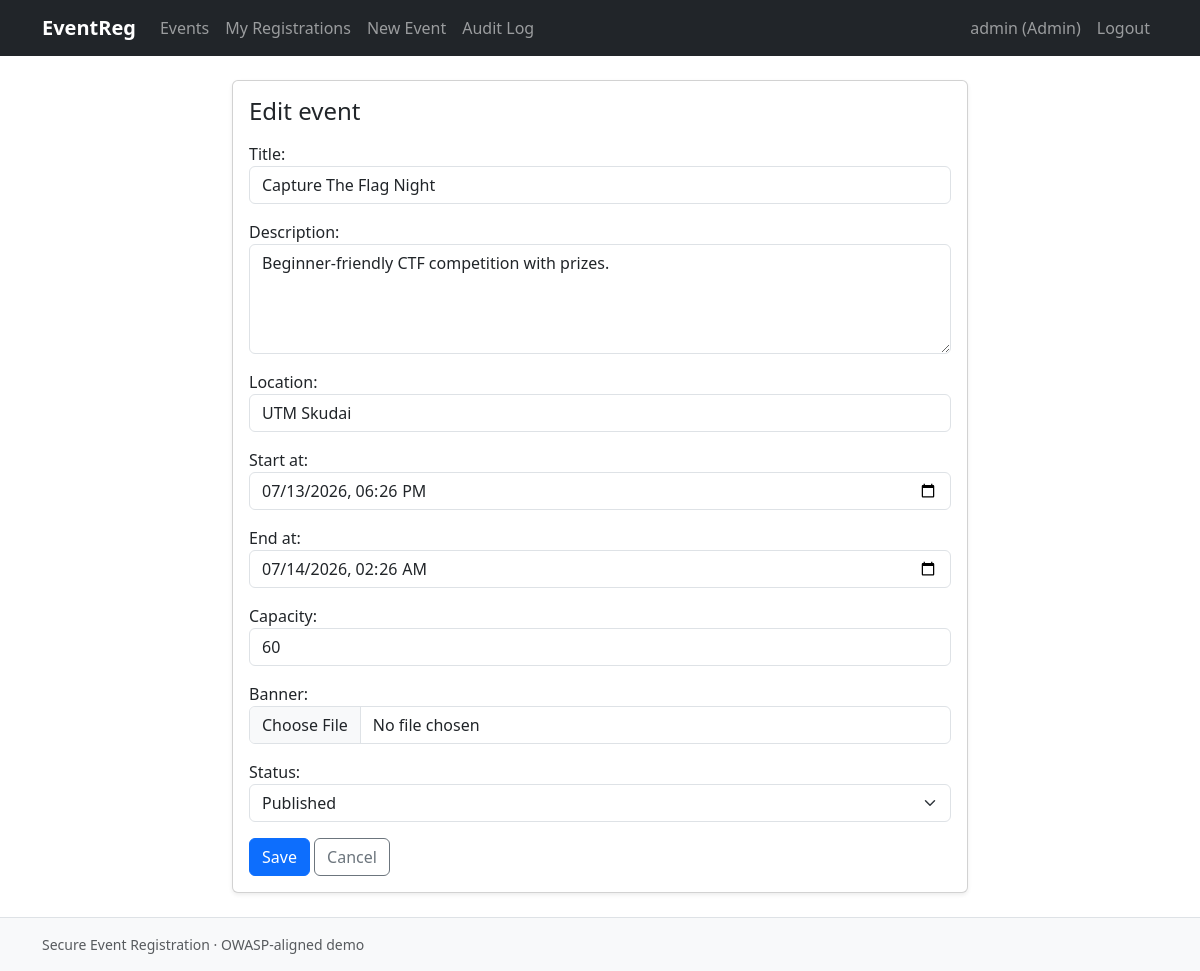
The app's page /events/b356b7a1-0c7c-49ae-87f2-3e5d54b7d69c/edit/ (signed in) with its own data.
### accounts/models.py (models this page shows, shortened)
class User(AbstractUser):
    class Roles(models.TextChoices):
        ADMIN = "ADMIN", "Administrator"
        USER = "USER", "Normal User"
    role = models.CharField(
        max_length=5,
        choices=Roles.choices,
        default=Roles.USER,
        help_text="Application role. Controls access across the whole app.",
    )
    email = models.EmailField("email address", unique=True)
    avatar = models.ImageField(
        upload_to=UUIDUploadTo("avatars"),
        validators=IMAGE_UPLOAD_VALIDATORS,
        blank=True,
        null=True,
    )
    @property
    def is_admin_role(self) -> bool:
        return self.role == self.Roles.ADMIN

### events/models.py (models this page shows, shortened)
class Event(models.Model):
    class Status(models.TextChoices):
        DRAFT = "draft", "Draft"
        PUBLISHED = "published", "Published"
        CANCELLED = "cancelled", "Cancelled"
    id = models.UUIDField(primary_key=True, default=uuid.uuid4, editable=False)
    title = models.CharField(max_length=200, validators=[title_validator])
    description = models.TextField(max_length=5000)
    location = models.CharField(max_length=255)
    start_at = models.DateTimeField()
    end_at = models.DateTimeField()
    capacity = models.PositiveIntegerField(
        validators=[MinValueValidator(1), MaxValueValidator(100000)]
    )
    banner = models.ImageField(
        upload_to=UUIDUploadTo("event_banners"),
        validators=IMAGE_UPLOAD_VALIDATORS,
        blank=True,
        null=True,
    )
    status = models.CharField(max_length=10, choices=Status.choices, default=Status.DRAFT)
    organizer = models.ForeignKey(
        settings.AUTH_USER_MODEL, on_delete=models.PROTECT, related_name="events"
    )
    created_at = models.DateTimeField(auto_now_add=True)
    updated_at = models.DateTimeField(auto_now=True)
    class Meta:
        ordering = ["-start_at"]
        indexes = [models.Index(fields=["status", "start_at"])]
        constraints = [
            models.CheckConstraint(
                condition=models.Q(end_at__gt=models.F("start_at")),
                name="event_end_after_start",
            ),
            models.CheckConstraint(
                condition=models.Q(capacity__gte=1),
                name="event_capacity_positive",
            ),
        ]

### events/views.py (the view, shortened to what this page needs)
# urls.py: path("<uuid:pk>/edit/", views.EventUpdateView.as_view(), name="edit"),
class EventUpdateView(AdminRequiredMixin, AuditUpdateMixin, UpdateView):
    model = Event
    form_class = EventForm
    template_name = "events/event_form.html"

### accounts/mixins.py (called while the page is built)
    def dispatch(self, request, *args, **kwargs):
        if request.user.is_authenticated and request.user.role not in self.allowed_roles:
            raise PermissionDenied
        return super().dispatch(request, *args, **kwargs)

### events/templates/events/event_form.html (shortened to what this page needs)
{% extends "base.html" %}
{% block content %}
<div class="row justify-content-center">
    <div class="col-lg-8">
        <div class="card shadow-sm">
            <div class="card-body">
                <h1 class="h4 mb-3">
                    {% if form.instance.pk %}Edit event{% else %}Create event{% endif %}
                </h1>
                <form method="post" enctype="multipart/form-data" novalidate>
                    {% include "partials/_form.html" %}
                    <button type="submit" class="btn btn-primary">Save</button>
                    <a href="{% url 'events:list' %}" class="btn btn-outline-secondary">Cancel</a>
                </form>
            </div>
        </div>
    </div>
</div>
{% endblock %}

### core/templates/base.html (shortened to what this page needs)
{% load static %}
<!DOCTYPE html>
<html lang="en">
<head>
    <link rel="stylesheet" href="{% static 'css/bootstrap.min.css' %}">
    <link rel="stylesheet" href="{% static 'css/app.css' %}">
</head>
<body>
<header>
    <nav class="navbar navbar-expand-lg navbar-dark bg-dark">
        <div class="container">
            <a class="navbar-brand" href="{% url 'core:home' %}">EventReg</a>
            <div class="collapse navbar-collapse" id="navContent">
                <ul class="navbar-nav me-auto mb-2 mb-lg-0">
                    <li class="nav-item">
                        <a class="nav-link" href="{% url 'events:list' %}">Events</a>
                    </li>
                    {% if user.is_authenticated %}
                        <li class="nav-item">
                            <a class="nav-link" href="{% url 'events:my_registrations' %}">My Registrations</a>
                        </li>
                        {% if user.is_admin_role %}
                            <li class="nav-item">
                                <a class="nav-link" href="{% url 'events:create' %}">New Event</a>
                            </li>
                            <li class="nav-item">
                                <a class="nav-link" href="{% url 'audit:list' %}">Audit Log</a>
                            </li>
                        {% endif %}
                    {% endif %}
                </ul>
                <ul class="navbar-nav mb-2 mb-lg-0">
                    {% if user.is_authenticated %}
                        <li class="nav-item">
                            <a class="nav-link" href="{% url 'accounts:profile' %}">
                                {{ user.username }}{% if user.is_admin_role %} (Admin){% endif %}
                            </a>
                        </li>
                        <li class="nav-item">
                            <form method="post" action="{% url 'accounts:logout' %}" class="d-inline">
                                <button type="submit" class="btn btn-link nav-link">Logout</button>
                            </form>
                        </li>
                    {% endif %}
                </ul>
            </div>
        </div>
    </nav>
</header>
<main class="container py-4">
    {% block content %}{% endblock %}
</main>
<footer class="bg-light py-3 mt-auto border-top">
    <div class="container text-muted small">
        Secure Event Registration &middot; OWASP-aligned demo
    </div>
</footer>
</body>
</html>

### core/templates/partials/_form.html (shortened to what this page needs)
{% for field in form %}
    <div class="mb-3">
        {{ field.label_tag }}
        {{ field }}
    </div>
{% endfor %}

### static/css/app.css (style rules this page uses)
body { min-height: 100vh; display: flex; flex-direction: column; }
main { flex: 1 0 auto; }
footer { flex-shrink: 0; }
.navbar-brand { font-weight: 600; }

### records on screen
User: username "admin"
Event: form "Capture The Flag Night" "Beginner-friendly CTF competition with prizes." "UTM Skudai" "07/13/2026 18:26" "07/14/2026 02:26" "60" "Published"

### other values on screen
{{ field.label_tag }} "Title:" "Description:" "Location:" "Start at:" "End at:" "Capacity:" "Banner:" "Status:"
